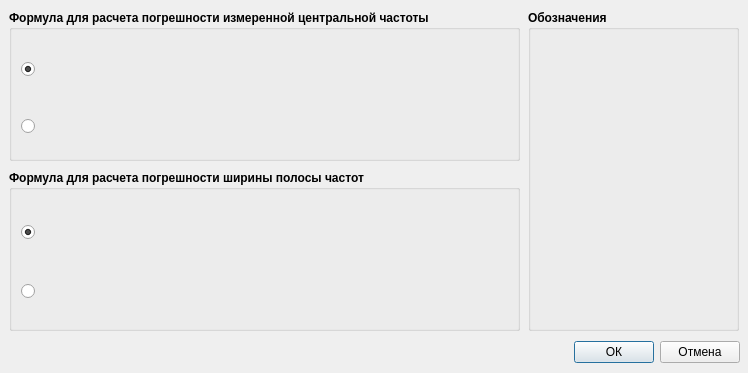
<?xml version="1.0" encoding="UTF-8"?>
<ui version="4.0">
 <class>Settings</class>
 <widget class="QMainWindow" name="Settings">
  <property name="geometry">
   <rect>
    <x>0</x>
    <y>0</y>
    <width>748</width>
    <height>373</height>
   </rect>
  </property>
  <property name="minimumSize">
   <size>
    <width>0</width>
    <height>0</height>
   </size>
  </property>
  <property name="maximumSize">
   <size>
    <width>1000000</width>
    <height>1000000</height>
   </size>
  </property>
  <property name="windowTitle">
   <string>Формулы</string>
  </property>
  <property name="windowIcon">
   <iconset resource="resources.qrc">
    <normaloff>:/res/img/settings-.png</normaloff>:/res/img/settings-.png</iconset>
  </property>
  <widget class="QWidget" name="centralwidget">
   <widget class="QGroupBox" name="groupBox">
    <property name="geometry">
     <rect>
      <x>9</x>
      <y>10</y>
      <width>511</width>
      <height>151</height>
     </rect>
    </property>
    <property name="font">
     <font>
      <weight>75</weight>
      <bold>true</bold>
     </font>
    </property>
    <property name="title">
     <string>Формула для расчета погрешности измеренной центральной частоты</string>
    </property>
    <layout class="QVBoxLayout" name="verticalLayout_3">
     <item>
      <widget class="QRadioButton" name="radioButton_3">
       <property name="maximumSize">
        <size>
         <width>539</width>
         <height>61</height>
        </size>
       </property>
       <property name="text">
        <string/>
       </property>
       <property name="icon">
        <iconset resource="resources.qrc">
         <normaloff>:/res/img/formula3.png</normaloff>:/res/img/formula3.png</iconset>
       </property>
       <property name="iconSize">
        <size>
         <width>512</width>
         <height>512</height>
        </size>
       </property>
       <property name="checked">
        <bool>true</bool>
       </property>
      </widget>
     </item>
     <item>
      <widget class="QRadioButton" name="radioButton_4">
       <property name="maximumSize">
        <size>
         <width>477</width>
         <height>41</height>
        </size>
       </property>
       <property name="text">
        <string/>
       </property>
       <property name="icon">
        <iconset resource="resources.qrc">
         <normaloff>:/res/img/formula4.png</normaloff>:/res/img/formula4.png</iconset>
       </property>
       <property name="iconSize">
        <size>
         <width>450</width>
         <height>450</height>
        </size>
       </property>
      </widget>
     </item>
    </layout>
   </widget>
   <widget class="QGroupBox" name="groupBox_2">
    <property name="geometry">
     <rect>
      <x>9</x>
      <y>170</y>
      <width>511</width>
      <height>161</height>
     </rect>
    </property>
    <property name="font">
     <font>
      <weight>75</weight>
      <bold>true</bold>
     </font>
    </property>
    <property name="title">
     <string>Формула для расчета погрешности ширины полосы частот</string>
    </property>
    <layout class="QVBoxLayout" name="verticalLayout_2">
     <item>
      <widget class="QRadioButton" name="radioButton">
       <property name="minimumSize">
        <size>
         <width>400</width>
         <height>50</height>
        </size>
       </property>
       <property name="maximumSize">
        <size>
         <width>501</width>
         <height>50</height>
        </size>
       </property>
       <property name="text">
        <string/>
       </property>
       <property name="icon">
        <iconset resource="resources.qrc">
         <normaloff>:/res/img/formula1.png</normaloff>:/res/img/formula1.png</iconset>
       </property>
       <property name="iconSize">
        <size>
         <width>512</width>
         <height>512</height>
        </size>
       </property>
       <property name="checked">
        <bool>true</bool>
       </property>
      </widget>
     </item>
     <item>
      <widget class="QRadioButton" name="radioButton_2">
       <property name="maximumSize">
        <size>
         <width>471</width>
         <height>40</height>
        </size>
       </property>
       <property name="text">
        <string/>
       </property>
       <property name="icon">
        <iconset resource="resources.qrc">
         <normaloff>:/res/img/formula_2.png</normaloff>:/res/img/formula_2.png</iconset>
       </property>
       <property name="iconSize">
        <size>
         <width>450</width>
         <height>450</height>
        </size>
       </property>
      </widget>
     </item>
    </layout>
   </widget>
   <widget class="QGroupBox" name="groupBox_3">
    <property name="geometry">
     <rect>
      <x>528</x>
      <y>10</y>
      <width>211</width>
      <height>321</height>
     </rect>
    </property>
    <property name="font">
     <font>
      <weight>75</weight>
      <bold>true</bold>
     </font>
    </property>
    <property name="title">
     <string>Обозначения</string>
    </property>
   </widget>
   <widget class="QWidget" name="layoutWidget">
    <property name="geometry">
     <rect>
      <x>9</x>
      <y>340</y>
      <width>731</width>
      <height>25</height>
     </rect>
    </property>
    <layout class="QHBoxLayout" name="horizontalLayout">
     <item>
      <spacer name="horizontalSpacer">
       <property name="orientation">
        <enum>Qt::Horizontal</enum>
       </property>
       <property name="sizeHint" stdset="0">
        <size>
         <width>40</width>
         <height>20</height>
        </size>
       </property>
      </spacer>
     </item>
     <item>
      <widget class="QPushButton" name="pushButton">
       <property name="text">
        <string>ОК</string>
       </property>
       <property name="default">
        <bool>true</bool>
       </property>
      </widget>
     </item>
     <item>
      <widget class="QPushButton" name="pushButton_2">
       <property name="text">
        <string>Отмена</string>
       </property>
      </widget>
     </item>
    </layout>
   </widget>
  </widget>
  <widget class="QMenuBar" name="menubar">
   <property name="geometry">
    <rect>
     <x>0</x>
     <y>0</y>
     <width>748</width>
     <height>21</height>
    </rect>
   </property>
  </widget>
 </widget>
 <resources>
  <include location="resources.qrc"/>
 </resources>
 <connections/>
</ui>
